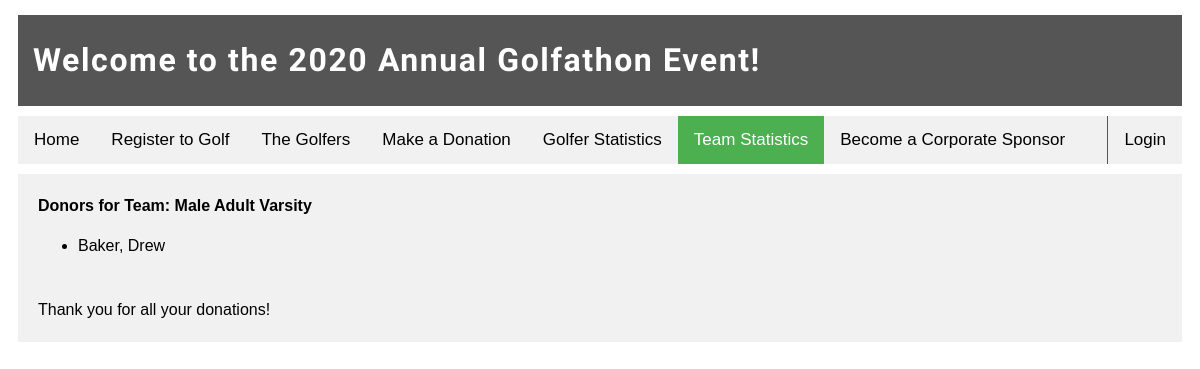
Page /root/default_site/Team_Statistics/team_donors.php?intTeamandClubID=8&intEventID=1 on the committed database.
### tables this page shows
CREATE TABLE `TGenders` (
  `intGenderID` int(11) NOT NULL,
  `strGender` varchar(255) NOT NULL
);

CREATE TABLE `TTypeofTeams` (
  `intTypeofTeamID` int(11) NOT NULL,
  `strTypeofTeam` varchar(255) NOT NULL
);

CREATE TABLE `TLevelofTeams` (
  `intLevelofTeamID` int(11) NOT NULL,
  `strLevelOfTeam` varchar(255) NOT NULL
);

CREATE TABLE `TSponsors` (
  `intSponsorID` int(11) NOT NULL,
  `strFirstName` varchar(255) NOT NULL,
  `strLastName` varchar(255) NOT NULL,
  `strAddress` varchar(255) NOT NULL,
  `strCity` varchar(255) NOT NULL,
  `strZip` varchar(255) NOT NULL,
  `strPhone` varchar(255) NOT NULL,
  `strEmail` varchar(255) NOT NULL,
  `intStateID` int(11) NOT NULL
);

### root/include_functions.php (called while the page is built, shortened)
<?php
    function charConvert($strText) {
        return htmlspecialchars($strText, ENT_QUOTES | ENT_SUBSTITUTE, 'UTF-8');
    }
?>

### root/default_site/Team_Statistics/team_donors.php (the view, shortened to what this page needs)
<?php
	include('../default_header.php');
?>
<div class="main">
	<?php
		$intTeamandClubID = $_GET["intTeamandClubID"];
		$intEventID = $_GET["intEventID"];
		$getTeam = "SELECT TG.strGender, TTT.strTypeofTeam, TLT.strLevelofTeam
					FROM TTeamandClubs AS TTC JOIN TGenders AS TG
						ON TTC.intGenderofTeamID = TG.intGenderID
					JOIN TTypeofTeams AS TTT
						ON TTC.intTypeofTeamID = TTT.intTypeofTeamID
					JOIN TLevelofTeams AS TLT
						ON TTC.intLevelofTeamID = TLT.intLevelofTeamID
					WHERE intTeamandClubID = $intTeamandClubID";
		if($result = mysqli_query($conn, $getTeam)){
			$row = mysqli_fetch_array($result);
			$strTeamName = $row['strGender'] . " " . $row['strTypeofTeam'] . " " . $row['strLevelofTeam'];
		} else {
			throw new Exception( "Error: " . $getTeam . "<br>" . mysqli_error($conn) );
		}
	?>
	<b> Donors for Team: <?php echo $strTeamName;?> </b>
	<?php
		$showDonors = "SELECT TS.strFirstName, TS.strLastName
				FROM TSponsors AS TS JOIN TEventGolferSponsors AS TEGS
					ON TS.intSponsorID = TEGS.intSponsorID
				JOIN TEventGolfers AS TEG
					ON TEG.intEventGolferID = TEGS.intEventGolferID
				JOIN TEventGolferTeamandClubs AS TEGT
					ON TEG.intEventGolferID = TEGT.intEventGolferID
				WHERE TEGT.intTeamandClubID = $intTeamandClubID AND TEG.intEventID = $intEventID
				ORDER BY TS.strLastName"; ?>
		<ul>
	<?php
		if( $result = mysqli_query($conn, $showDonors) ) {
			if( mysqli_num_rows($result) > 0 ) {
				while( $row = mysqli_fetch_array($result) ) {
	?>
					<li>
						<?php echo charConvert($row['strLastName'] . ", " . $row['strFirstName']); ?>
					</li>
	<?php
				}
			} else {
				echo "No donors here yet. Make a donation to show your support!";
			}
		} else {
			throw new Exception( "ERROR: $showDonors. " . mysqli_error($conn) );
		}
	?>
		</ul>
	<br> Thank you for all your donations!
</div>

### root/styles/home.css (style rules this page uses)
div.main { margin: 10px; padding: 20px; background-color: #f1f1f1; line-height: 1.5; }
body { font-family: Arial; }

### rows in the picture
tgenders: strGender.strLevelOfTeam "Male Adult Varsity"
tsponsors: strLastName+strFirstName "Baker, Drew"

### other values in the picture
$dteCurrentEventYear "2020"
